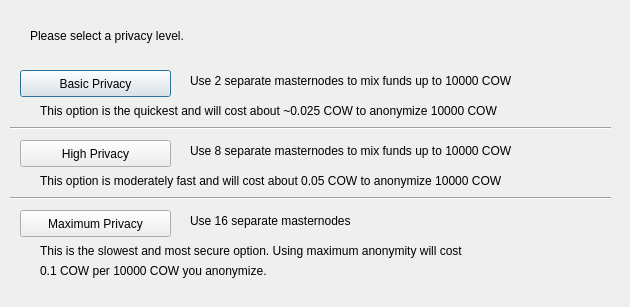
<?xml version="1.0" encoding="UTF-8"?>
<ui version="4.0">
 <class>ObfuscationConfig</class>
 <widget class="QDialog" name="ObfuscationConfig">
  <property name="geometry">
   <rect>
    <x>0</x>
    <y>0</y>
    <width>630</width>
    <height>307</height>
   </rect>
  </property>
  <property name="windowTitle">
   <string>Configure Obfuscation</string>
  </property>
  <widget class="QPushButton" name="buttonBasic">
   <property name="geometry">
    <rect>
     <x>20</x>
     <y>70</y>
     <width>151</width>
     <height>27</height>
    </rect>
   </property>
   <property name="text">
    <string>Basic Privacy</string>
   </property>
  </widget>
  <widget class="QPushButton" name="buttonHigh">
   <property name="geometry">
    <rect>
     <x>20</x>
     <y>140</y>
     <width>151</width>
     <height>27</height>
    </rect>
   </property>
   <property name="text">
    <string>High Privacy</string>
   </property>
  </widget>
  <widget class="QPushButton" name="buttonMax">
   <property name="geometry">
    <rect>
     <x>20</x>
     <y>210</y>
     <width>151</width>
     <height>27</height>
    </rect>
   </property>
   <property name="text">
    <string>Maximum Privacy</string>
   </property>
  </widget>
  <widget class="QLabel" name="label">
   <property name="geometry">
    <rect>
     <x>30</x>
     <y>20</y>
     <width>571</width>
     <height>31</height>
    </rect>
   </property>
   <property name="text">
    <string>Please select a privacy level.</string>
   </property>
  </widget>
  <widget class="QLabel" name="label_2">
   <property name="geometry">
    <rect>
     <x>190</x>
     <y>70</y>
     <width>421</width>
     <height>21</height>
    </rect>
   </property>
   <property name="text">
    <string>Use 2 separate masternodes to mix funds up to 10000 COW</string>
   </property>
  </widget>
  <widget class="QLabel" name="label_3">
   <property name="geometry">
    <rect>
     <x>190</x>
     <y>140</y>
     <width>411</width>
     <height>21</height>
    </rect>
   </property>
   <property name="text">
    <string>Use 8 separate masternodes to mix funds up to 10000 COW</string>
   </property>
  </widget>
  <widget class="QLabel" name="label_4">
   <property name="geometry">
    <rect>
     <x>190</x>
     <y>210</y>
     <width>421</width>
     <height>21</height>
    </rect>
   </property>
   <property name="text">
    <string>Use 16 separate masternodes</string>
   </property>
  </widget>
  <widget class="QLabel" name="label_6">
   <property name="geometry">
    <rect>
     <x>40</x>
     <y>100</y>
     <width>561</width>
     <height>21</height>
    </rect>
   </property>
   <property name="text">
    <string>This option is the quickest and will cost about ~0.025 COW to anonymize 10000 COW</string>
   </property>
  </widget>
  <widget class="QLabel" name="label_7">
   <property name="geometry">
    <rect>
     <x>40</x>
     <y>170</y>
     <width>561</width>
     <height>21</height>
    </rect>
   </property>
   <property name="text">
    <string>This option is moderately fast and will cost about 0.05 COW to anonymize 10000 COW</string>
   </property>
  </widget>
  <widget class="QLabel" name="label_8">
   <property name="geometry">
    <rect>
     <x>40</x>
     <y>240</y>
     <width>561</width>
     <height>21</height>
    </rect>
   </property>
   <property name="text">
    <string>This is the slowest and most secure option. Using maximum anonymity will cost</string>
   </property>
  </widget>
  <widget class="QLabel" name="label_9">
   <property name="geometry">
    <rect>
     <x>40</x>
     <y>260</y>
     <width>561</width>
     <height>21</height>
    </rect>
   </property>
   <property name="text">
    <string>0.1 COW per 10000 COW you anonymize.</string>
   </property>
  </widget>
  <widget class="Line" name="line">
   <property name="geometry">
    <rect>
     <x>10</x>
     <y>120</y>
     <width>601</width>
     <height>16</height>
    </rect>
   </property>
   <property name="orientation">
    <enum>Qt::Horizontal</enum>
   </property>
  </widget>
  <widget class="Line" name="line_2">
   <property name="geometry">
    <rect>
     <x>10</x>
     <y>190</y>
     <width>601</width>
     <height>16</height>
    </rect>
   </property>
   <property name="orientation">
    <enum>Qt::Horizontal</enum>
   </property>
  </widget>
 </widget>
 <resources/>
 <connections/>
</ui>
